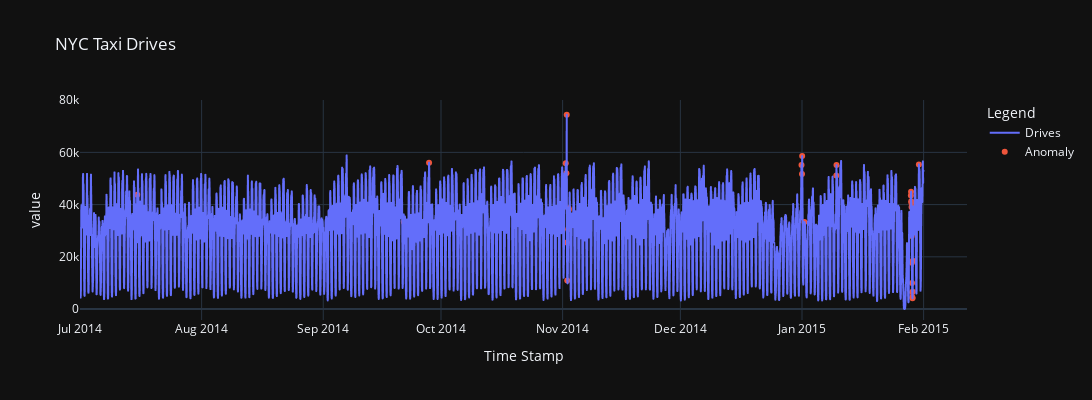

The cell this chart's notebook holds for it:
### Code cell
# Plot Anomalies 
hF = px.line(data_frame = dfData, x = dfData.index, y = ['Drives'], title = 'NYC Taxi Drives', template = 'plotly_dark')
hF.update_layout(autosize = False, width = 1200, height = 400, legend_title_text = 'Legend')

hF.add_scatter(x = dfData[dfData['Anomaly'] == 1].index, y = dfData.loc[dfData['Anomaly'] == 1, 'Drives'], name = 'Anomaly', mode = 'markers')

hF.show()

### Figure 1 — Plotly figure (JSON) as saved in the notebook; plotly's stock layout.template omitted (floating-point values rounded to 4 significant figures; data arrays with more than 128 entries replaced by an {"elided": "..."} marker saying what was removed)
{"data": [{"hovertemplate": "variable=Drives<br>Time Stamp=%{x}<br>value=%{y}<extra></extra>", "legendgroup": "Drives", "line": {"color": "#636efa", "dash": "solid"}, "marker": {"symbol": "circle"}, "mode": "lines", "name": "Drives", "showlegend": true, "type": "scattergl", "x": {"elided": "5160 str values"}, "xaxis": "x", "y": {"elided": "5160 int values"}, "yaxis": "y"}, {"mode": "markers", "name": "Anomaly", "type": "scatter", "x": ["2014-07-15T14:00:00", "2014-09-21T13:00:00", "2014-09-27T23:00:00", "2014-11-01T19:00:00", "2014-11-01T23:00:00", "2014-11-02T01:00:00", "2014-11-02T02:00:00", "2014-11-02T04:00:00", "2014-11-02T10:00:00", "2014-11-02T13:00:00", "2014-11-02T14:00:00", "2014-12-31T21:00:00", "2015-01-01T00:00:00", "2015-01-01T01:00:00", "2015-01-01T15:00:00", "2015-01-09T18:00:00", "2015-01-09T19:00:00", "2015-01-28T18:00:00", "2015-01-28T19:00:00", "2015-01-28T20:00:00", "2015-01-28T21:00:00", "2015-01-28T22:00:00", "2015-01-28T23:00:00", "2015-01-29T00:00:00", "2015-01-29T01:00:00", "2015-01-29T02:00:00", "2015-01-29T03:00:00", "2015-01-29T04:00:00", "2015-01-29T05:00:00", "2015-01-29T06:00:00", "2015-01-29T12:00:00", "2015-01-30T19:00:00"], "y": [43782, 33311, 56049, 55824, 52004, 74409, 25509, 10907, 30524, 38647, 38004, 55119, 51700, 58584, 33317, 51131, 55119, 43532, 44955, 41275, 40737, 39114, 28016, 17702, 9961, 6426, 4500, 4098, 6645, 18471, 32724, 55396]}], "layout": {"autosize": false, "height": 400, "legend": {"title": {"text": "Legend"}, "tracegroupgap": 0}, "title": {"text": "NYC Taxi Drives"}, "width": 1200, "xaxis": {"anchor": "y", "domain": [0, 1], "title": {"text": "Time Stamp"}}, "yaxis": {"anchor": "x", "domain": [0, 1], "title": {"text": "value"}}}}
